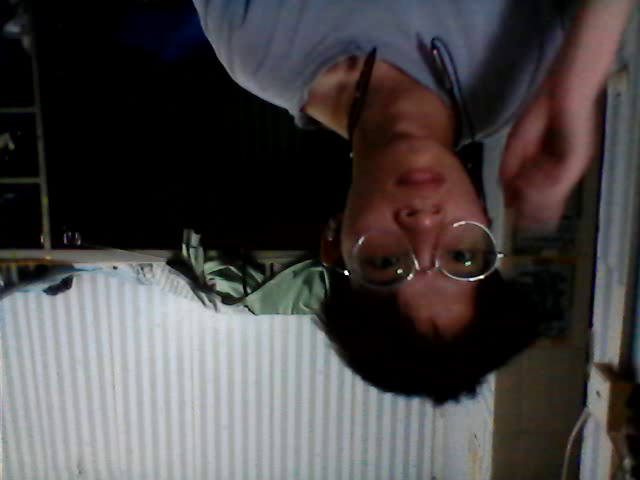
#> input picture frame 13 of Opencv/GUI/output.avi, 640 x 480 px
$ python '播放视频文件.py'
#> lines starting #> are read from the running program, lines starting #| are printed output that depends on the picture
import numpy as np
import cv2 as cv
cap = cv.VideoCapture('output.avi')
while(cap.isOpened()):
    ret, frame = cap.read()
#> frame is the input picture: shape (480, 640, 3); mean B, G, R 68.6, 68.4, 71.9
    gray = cv.cvtColor(frame, cv.COLOR_BGR2GRAY)
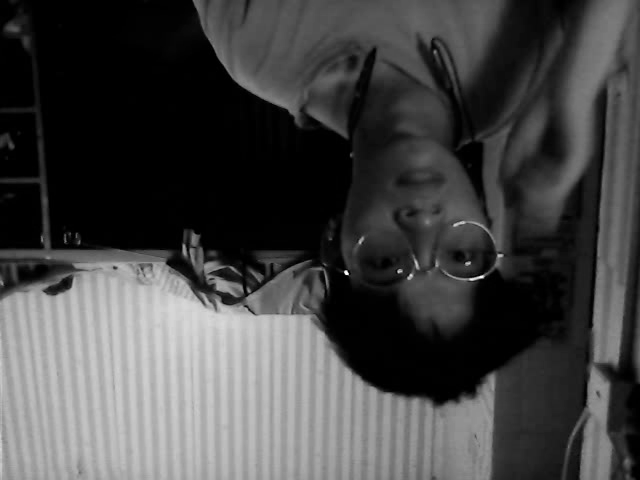
#> gray: shape (480, 640); min 0, max 255, mean 69.4
    cv.imshow('frame', gray)
    if cv.waitKey(25) & 0xFF == ord('q'):
#> (key q is pressed here)
        break
cap.release()
cv.destroyAllWindows()

$ run again, starting later in the video
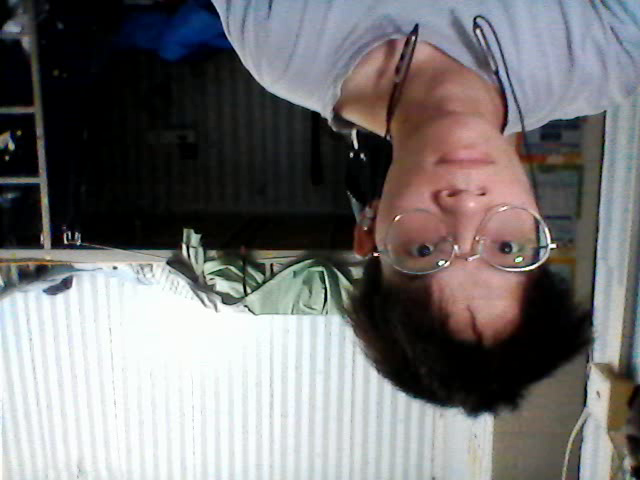
#> input picture frame 61 of Opencv/GUI/output.avi, 640 x 480 px
#> frame is the input picture: shape (480, 640, 3); mean B, G, R 115.3, 114.8, 116.7
#> `gray = cv.cvtColor(frame, cv.COLOR_BGR2GRAY)`:
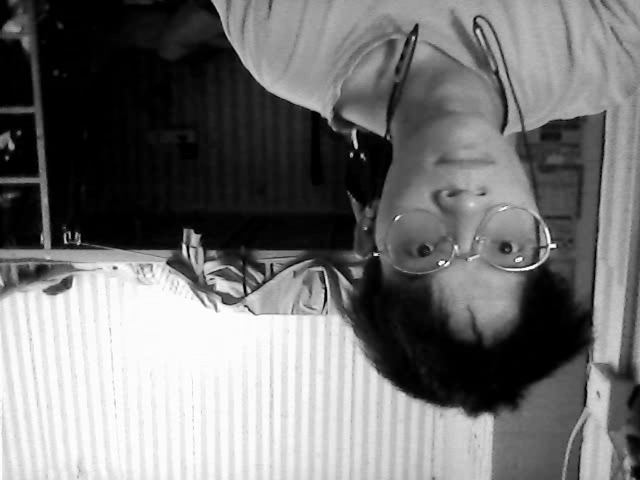
#> gray: shape (480, 640); min 0, max 255, mean 115.3

$ run again, starting later in the video
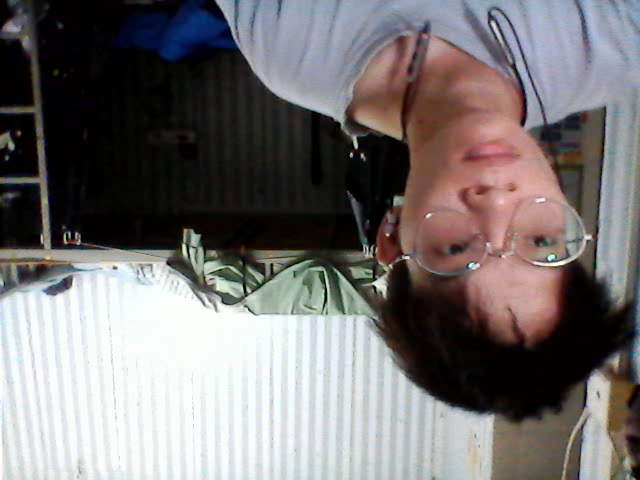
#> input picture frame 109 of Opencv/GUI/output.avi, 640 x 480 px
#> frame is the input picture: shape (480, 640, 3); mean B, G, R 114.9, 114.8, 119.1
#> `gray = cv.cvtColor(frame, cv.COLOR_BGR2GRAY)`:
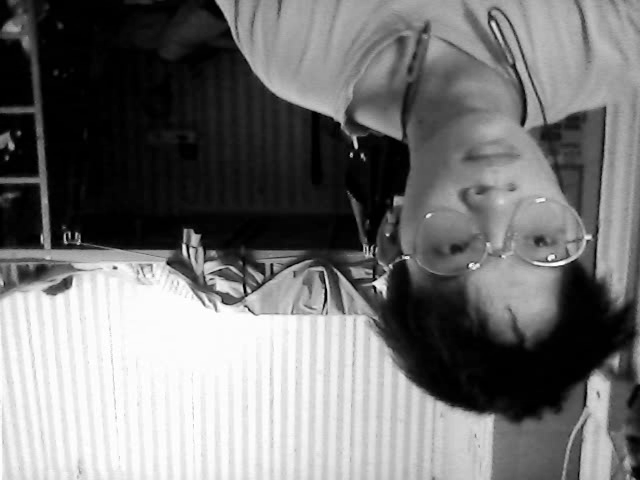
#> gray: shape (480, 640); min 0, max 255, mean 116
